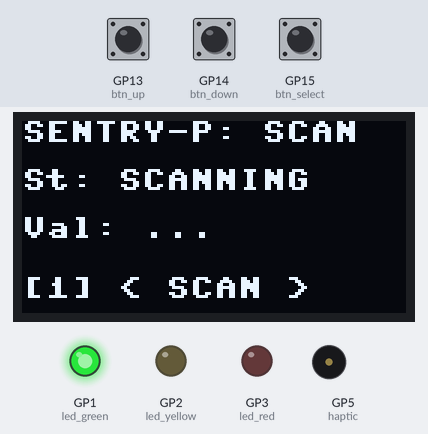
Bench run of a program on a simulated Raspberry Pi Pico running MicroPython. Parts: 128×64 one-colour display, output pins drawn as LEDs (lit = HIGH), buzzer (waves = sounding, pin HIGH). Wiring (from the project's diagram.json): green LED on GP1, yellow LED on GP2, red LED on GP3, buzzer on GP5, button on GP13, button on GP14, green button on GP15. Inputs (shaded band) come from the test bench; at power-on: GP13 (btn_up) LOW, GP15 (btn_select) LOW, GP14 (btn_down) LOW. Random numbers come from a fixed seed; library files of the repository ran but are not shown: ssd1306.py; what the program prints to the serial console is not drawn.

Above: at 11.4 s.
11.5 s: GP13 (btn_up) pulled HIGH for 0.15 s
At 13.8 s:
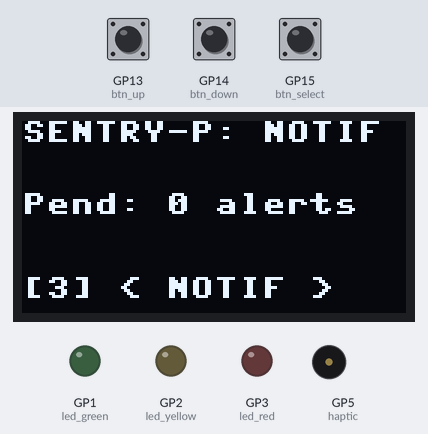
14.6 s: GP15 (btn_select) pulled HIGH for 0.15 s
At 15.1 s:
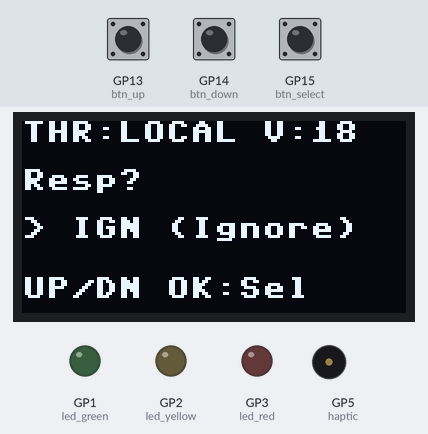
16.2 s: GP15 (btn_select) pulled HIGH for 1 s
At 16.8 s:
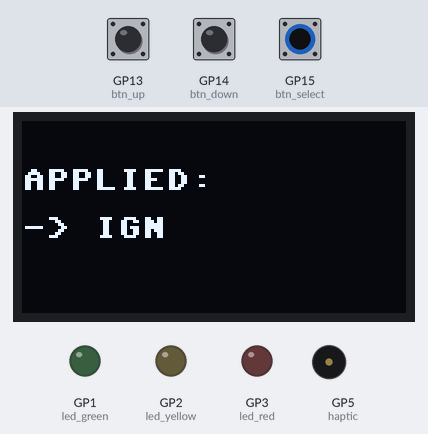
20.2 s: GP14 (btn_down) pulled HIGH for 0.15 s
At 21.9 s:
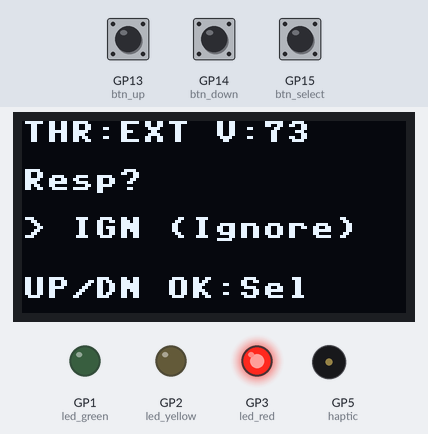
23.3 s: GP13 (btn_up) pulled HIGH for 1 s
At 23.9 s:
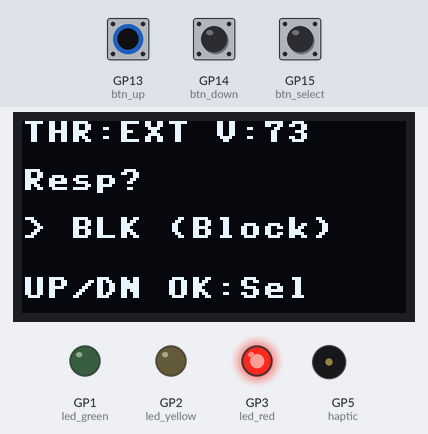
25.8 s: GP15 (btn_select) pulled HIGH for 0.15 s
At 35.4 s:
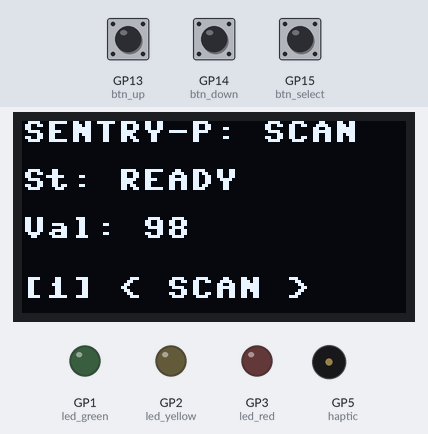
Timing chart, 0 to 57.0 s (numbered marks = the images above; inputs shaded):
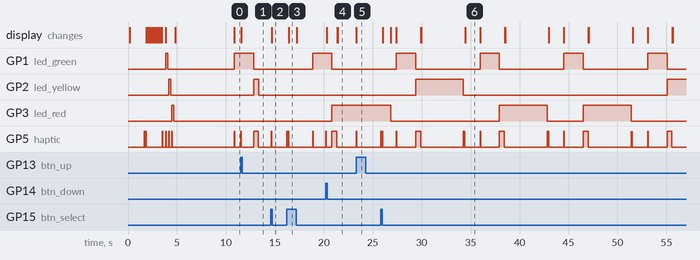

Measured:
- after the input at 14.6 s, GP5 (haptic): LOW → HIGH at once, → LOW 0.05 s later; the display: changes after 0.09 s (image 2)
- after the input at 16.2 s, GP1 (led_green): LOW → HIGH after 2.7 s; GP5 (haptic): goes HIGH 0.05 s, LOW 0.10 s, HIGH 0.05 s, LOW 2.4 s, HIGH 0.05 s, then LOW, starting at once; the display: changes after 0.23 s (image 3)
- after the input at 20.2 s, the display: first changes after 0.08 s (image 4 shows a later state)
- after the input at 23.3 s, the display: changes at once (image 5)
- after the input at 25.8 s, GP1 (led_green): alternates HIGH for 2.0 s and LOW for 6.6 s, starting after 1.6 s; GP2 (led_yellow): LOW → HIGH after 3.6 s, → LOW 4.9 s later, → HIGH 20.8 s later

The program:

main.py
```python
import time
from machine import Pin, I2C
import random
import ssd1306

time.sleep(0.1)

i2c = I2C(1, scl=Pin(7), sda=Pin(10), freq=400000)
oled = ssd1306.SSD1306_I2C(128, 64, i2c)

led_green = Pin(1, Pin.OUT)
led_yellow = Pin(2, Pin.OUT)
led_red = Pin(3, Pin.OUT)
haptic = Pin(5, Pin.OUT)

class Button:
    def __init__(self, pin):
        self.pin = pin
        self.last_state = False
        self.last_press_time = 0
        self.debounce_ms = 50

    def pressed(self):
        current = self.pin.value()
        now = time.ticks_ms()
        if current and not self.last_state:
            if time.ticks_diff(now, self.last_press_time) > self.debounce_ms:
                self.last_press_time = now
                self.last_state = current
                return True
        self.last_state = current
        return False

    def held(self):
        return self.pin.value()

btn_up = Button(Pin(13, Pin.IN, Pin.PULL_DOWN))
btn_down = Button(Pin(14, Pin.IN, Pin.PULL_DOWN))
btn_select = Button(Pin(15, Pin.IN, Pin.PULL_DOWN))

TAB_SCAN = 0
TAB_HISTORY = 1
TAB_NOTIFS = 2
current_tab = TAB_SCAN

scan_status_text = "READY"
scan_val_text = "---"

blocked_list = []
history_log = []
missed_alerts = []

scan_state = "IDLE"
scan_timer = 0
active_threat_val = 0
active_threat_type = ""

def haptic_pattern(pattern):
    patterns = {
        'click': [(50, 0)],
        'confirm': [(50, 100), (50, 0)],
        'alert': [(500, 0)],
        'error': [(30, 30), (30, 30), (30, 0)],
    }

    print(f"[HAPTIC] {pattern}")

    for on_time, off_time in patterns.get(pattern, [(50, 0)]):
        haptic(1)
        time.sleep_ms(on_time)
        haptic(0)
        if off_time > 0:
            time.sleep_ms(off_time)

def trigger_haptic(duration_ms):
    print(f"[HAPTIC] buzz {duration_ms}ms")
    haptic(1)
    time.sleep_ms(duration_ms)
    haptic(0)

class UIAnimator:
    def __init__(self):
        self.animation_active = False
        self.start_time = 0
        self.duration = 0
        self.from_value = 0
        self.to_value = 0
        self.current_value = 0

    def start(self, duration_ms, from_val, to_val):
        self.animation_active = True
        self.start_time = time.ticks_ms()
        self.duration = duration_ms
        self.from_value = from_val
        self.to_value = to_val

    def update(self):
        if not self.animation_active:
            return self.to_value
        elapsed = time.ticks_diff(time.ticks_ms(), self.start_time)
        progress = min(1.0, elapsed / self.duration)
        eased = progress * progress * (3 - 2 * progress)
        self.current_value = self.from_value + (self.to_value - self.from_value) * eased
        if progress >= 1.0:
            self.animation_active = False
        return self.current_value

def draw_centered_text(text, y):
    screen_width = 128
    char_width = 8
    text_width = len(text) * char_width
    x = max(0, (screen_width - text_width) // 2)
    oled.text(text, x, y, 1)

def update_screen():
    oled.fill(0)
    if current_tab == TAB_SCAN:
        oled.text("SENTRY-P: SCAN", 0, 0, 1)
        oled.text(f"St: {scan_status_text}", 0, 16, 1)
        oled.text(f"Val: {scan_val_text}", 0, 32, 1)
        oled.text("[1] < SCAN >", 0, 52, 1)

    elif current_tab == TAB_HISTORY:
        oled.text("SENTRY-P: HIST", 0, 0, 1)
        if len(history_log) > 0:
            latest = history_log[-1]
            oled.text(f"L:V{latest['val']} {latest['action']}", 0, 20, 1)
        else:
            oled.text("No history yet.", 0, 20, 1)
        oled.text("[2] < HIST >", 0, 52, 1)

    elif current_tab == TAB_NOTIFS:
        oled.text("SENTRY-P: NOTIF", 0, 0, 1)
        oled.text(f"Pend: {len(missed_alerts)} alerts", 0, 24, 1)
        oled.text("[3] < NOTIF >", 0, 52, 1)
    oled.show()

def boot_seq():
    print("[BOOT] Starting Sentry-P v1.2")

    oled.fill(0)
    draw_centered_text("SENTRY-P", 8)
    draw_centered_text("CENTIPEDE.NET", 40)
    oled.show()
    time.sleep(1.5)
    haptic_pattern('confirm')

    oled.fill(0)
    draw_centered_text("Booting...", 0)
    for dx in range(100):
        oled.pixel(14 + dx, 30, 1)
        oled.pixel(14 + dx, 37, 1)
    for dy in range(8):
        oled.pixel(14, 30 + dy, 1)
        oled.pixel(113, 30 + dy, 1)

# Animate loading bar fill
    for i in range(0, 20):
        for dx in range(i * 5):
            for dy in range(6):
                oled.pixel(15 + dx, 31 + dy, 1)
        oled.show()
        time.sleep_ms(50)

    haptic_pattern('click')
    print("[BOOT] system ready")
    time.sleep(0.3)

def show_welcome_screen():
    oled.fill(0)
    draw_centered_text("SENTRY-P", 16)
    draw_centered_text("v1.2", 32)
    draw_centered_text("CENTIPEDE.NET", 52)
    oled.show()
    time.sleep(2)

def startup():
    print("Running Sentry-P hardware self-test...")
    global scan_status_text, scan_val_text
    scan_status_text = "BOOT..."
    scan_val_text = "TEST"
    update_screen()

    led_green(0); led_yellow(0); led_red(0); haptic(0)

    for pin, name, pattern in [(led_green, 'GREEN', 'click'),
                (led_yellow, 'YELLOW', 'click'),
                (led_red, 'RED', 'click')]:
        pin(1)
        print(f"[TEST] LED {name} ON")
        haptic_pattern(pattern)
        time.sleep_ms(150)
        pin(0)
        print(f"[TEST] LED {name} OFF")
        time.sleep_ms(100)

    scan_status_text = "READY"
    scan_val_text = "---"
    update_screen()
    print("Self-test complete. Entering main loop.")

def handle_threat_response(threat_val, threat_type, allow_timeout=True, timeout_ms=4000):
    print(f"-> Opening response menu for Threat {threat_val} ({threat_type})")
    actions = ["IGN", "WRN", "BLK"]
    action_labels = ["IGN (Ignore)", "WRN (Warn)", "BLK (Block)"]
    selected_index = 0

    def draw_action_menu():
        oled.fill(0)
        oled.text(f"THR:{threat_type} V:{threat_val}", 0, 0, 1)
        oled.text("Resp?", 0, 16, 1)
        oled.text(f"> {action_labels[selected_index]}", 0, 32, 1)
        oled.text("UP/DN OK:Sel", 0, 52, 1)
        oled.show()

    draw_action_menu()
    time.sleep_ms(300)
    menu_start_time = time.ticks_ms()

    while True:
        current_time = time.ticks_ms()
        if allow_timeout and time.ticks_diff(current_time, menu_start_time) > timeout_ms:
            print("-> Response window timed out. Moving on.")
            missed_alerts.append({"val": threat_val, "type": threat_type})
            led_yellow(0)
            led_red(0)
            haptic_pattern('error')
            return False

        if btn_up.pressed():
            selected_index = (selected_index - 1) % len(actions)
            print(f"menu selection changed: {action_labels[selected_index]}")
            draw_action_menu()
            haptic_pattern('click')
            allow_timeout = False

        elif btn_down.pressed():
            selected_index = (selected_index + 1) % len(actions)
            print(f"menu selection changed: {action_labels[selected_index]}")
            draw_action_menu()
            haptic_pattern('click')
            allow_timeout = False

        elif btn_select.pressed():
            chosen_action = actions[selected_index]
            haptic_pattern('confirm')

            action_code = "IGN"
            if chosen_action == "BLK":
                action_code = "BLOCK"
                if threat_val not in blocked_list:
                    blocked_list.append(threat_val)
            elif chosen_action == "WRN":
                action_code = "WARN"

            history_log.append({"val": threat_val, "action": action_code})
            print(f"--> ACTION EXECUTED: {action_code} on threat {threat_val}")

            oled.fill(0)
            oled.text("APPLIED:", 0, 16, 1)
            oled.text(f"-> {action_code}", 0, 32, 1)
            oled.show()
            time.sleep_ms(800)

            while btn_select.pressed():
                time.sleep_ms(50)

            led_yellow(0)
            led_red(0)
            return True
        time.sleep_ms(20)

led_brightness = UIAnimator()
led_brightness.start(500, 0, 100)

boot_seq()
startup()
last_scan_time = time.ticks_ms()

while True:
    current_time = time.ticks_ms()

    if btn_up.pressed():
        current_tab = (current_tab - 1) % 3
        tab_names = ["SCAN", "HISTORY", "NOTIFS"]
        print(f"[NAV] tab: {tab_names[current_tab]}")
        haptic_pattern('click')
        update_screen()
        time.sleep_ms(100)

    elif btn_down.pressed():
        current_tab = (current_tab + 1) % 3
        tab_names = ["SCAN", "HISTORY", "NOTIFS"]
        print(f"[NAV] tab: {tab_names[current_tab]}")
        haptic_pattern('click')
        update_screen()
        time.sleep_ms(100)

    if current_tab == TAB_NOTIFS and btn_select.pressed():
        print("[NOTIF] opening inbox.")
        haptic_pattern('click')

        if len(missed_alerts) > 0:
            alert = missed_alerts.pop(0)
            print(f"[NOTIF] processing alert: {alert}")
            handle_threat_response(alert['val'], alert['type'], allow_timeout=False)
        else:
            print("[NOTIF] queue empty.")
            oled.fill(0)
            oled.text("NOTIFICATIONS", 16)
            oled.text("Queue empty.", 32)
            oled.show()
            time.sleep_ms(1200)
        update_screen()

    if scan_state == "IDLE":
        if time.ticks_diff(current_time, last_scan_time) > 6000:
            last_scan_time = current_time
            scan_status_text = "SCANNING"
            scan_val_text = "..."
            print("\n[SCAN] Scanning subnet...")
            update_screen()
            led_green(1)
            haptic_pattern('click')
            scan_timer = current_time
            scan_state = "WAITING_SCAN"

    elif scan_state == "WAITING_SCAN":
        if time.ticks_diff(current_time, scan_timer) > 2000:
            led_green(0)
            threat_value = random.randint(1, 100)
            scan_val_text = str(threat_value)
            print(f"[SCAN] Event generated. Value: {threat_value}")

            if threat_value in blocked_list:
                scan_status_text = "BLOCKED"
                print(f"[SCAN] Threat {threat_value} is already blocked. Ignoring.")
                haptic_pattern('click')
                update_screen()
                scan_state = "IDLE"
                last_scan_time = current_time
                continue

            is_local = (threat_value % 2 == 0)
            threat_type = "LOCAL" if is_local else "EXT"
            scan_status_text = f"{threat_type} ALERT"
            print(f"-> Status: {threat_type} THREAT DETECTED")

            if is_local:
                led_yellow(1)
                haptic_pattern('alert')
            else:
                led_red(1)
                haptic_pattern('alert')

            update_screen()

            if current_tab == TAB_SCAN:
                active_threat_val = threat_value
                active_threat_type = threat_type
                scan_timer = current_time
                scan_state = "PROMPT_USER"
            else:
                print("[SCAN] User on different tab. Alert queued directly to notifications.")
                missed_alerts.append({"val": threat_value, "type": threat_type})
                led_yellow(0)
                led_red(0)
                scan_status_text = "READY"
                scan_state = "IDLE"
                last_scan_time = current_time

    elif scan_state == "PROMPT_USER":
        handle_threat_response(active_threat_val, active_threat_type, allow_timeout=True, timeout_ms=4000)
        scan_status_text = "READY"
        scan_state = "IDLE"
        last_scan_time = current_time
        update_screen()

    time.sleep_ms(20)
```
